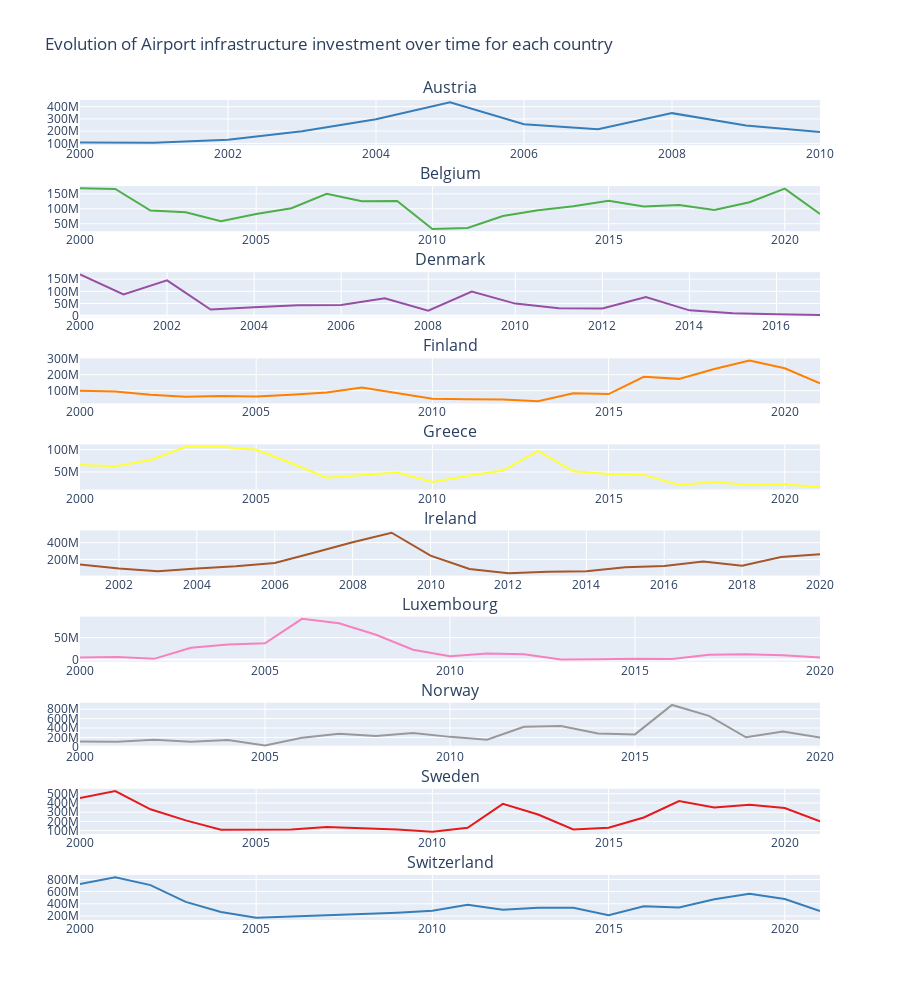

Source (notebook cell):
### Code cell
# Using plotly.express

import plotly.express as px
from plotly.subplots import make_subplots

# Specific variable = Airport infrastructure investment
selected_variable = 'Airport infrastructure investment'
data_variable = concatenate_date[concatenate_date['Variable'] == selected_variable]

# Set the style for Plotly Express
px.defaults.template = "plotly_dark"
fig = make_subplots(rows=len(data_variable['Country'].unique()), cols=1, subplot_titles=data_variable['Country'].unique())
colors = px.colors.qualitative.Set1
grouped_data = data_variable.groupby(['Country', 'Year']).mean().reset_index()

for i, country in enumerate(grouped_data['Country'].unique(), start=1):
    country_data = grouped_data[grouped_data['Country'] == country]
    color_index = i % len(colors)  # To cycle through colors for different countries
    fig.add_trace(px.line(country_data, x='Year', y='Value', color_discrete_sequence=[colors[color_index]], line_group='Country').data[0], row=i, col=1)

# Update the layout of the figure
fig.update_layout(height=1000, showlegend=False, title_text=f'Evolution of {selected_variable} over time for each country')
fig.show()

### Figure 1 — Plotly figure (JSON) as saved in the notebook; plotly's stock layout.template omitted (floating-point values rounded to 4 significant figures)
{"data": [{"hovertemplate": "Country=Austria<br>Year=%{x}<br>Value=%{y}<extra></extra>", "legendgroup": "", "line": {"color": "rgb(55,126,184)", "dash": "solid"}, "marker": {"symbol": "circle"}, "mode": "lines", "name": "", "orientation": "v", "showlegend": false, "type": "scatter", "x": [2000, 2001, 2002, 2003, 2004, 2005, 2006, 2007, 2008, 2009, 2010], "xaxis": "x", "y": [107700000.0, 104300000.0, 129900000.0, 198600000.0, 296500000.0, 436200000.0, 256600000.0, 216300000.0, 347200000.0, 246100000.0, 192100000.0], "yaxis": "y"}, {"hovertemplate": "Country=Belgium<br>Year=%{x}<br>Value=%{y}<extra></extra>", "legendgroup": "", "line": {"color": "rgb(77,175,74)", "dash": "solid"}, "marker": {"symbol": "circle"}, "mode": "lines", "name": "", "orientation": "v", "showlegend": false, "type": "scatter", "x": [2000, 2001, 2002, 2003, 2004, 2005, 2006, 2007, 2008, 2009, 2010, 2011, 2012, 2013, 2014, 2015, 2016, 2017, 2018, 2019, 2020, 2021], "xaxis": "x2", "y": [168400000.0, 166500000.0, 94030000.0, 88500000.0, 58840000.0, 82770000.0, 102100000.0, 150000000.0, 125200000.0, 126500000.0, 32720000.0, 35680000.0, 76210000.0, 95580000.0, 108700000.0, 127000000, 107600000.0, 113000000.0, 95730000.0, 122100000.0, 167400000.0, 82620000.0], "yaxis": "y2"}, {"hovertemplate": "Country=Denmark<br>Year=%{x}<br>Value=%{y}<extra></extra>", "legendgroup": "", "line": {"color": "rgb(152,78,163)", "dash": "solid"}, "marker": {"symbol": "circle"}, "mode": "lines", "name": "", "orientation": "v", "showlegend": false, "type": "scatter", "x": [2000, 2001, 2002, 2003, 2004, 2005, 2006, 2007, 2008, 2009, 2010, 2011, 2012, 2013, 2014, 2015, 2016, 2017], "xaxis": "x3", "y": [169100000.0, 86760000.0, 144700000.0, 25320000.0, 34430000.0, 43000000.0, 43390000.0, 71810000.0, 20890000.0, 99030000.0, 49610000.0, 30680000.0, 29490000.0, 76810000.0, 21880000.0, 9921000.0, 5763000.0, 2663000.0], "yaxis": "y3"}, {"hovertemplate": "Country=Finland<br>Year=%{x}<br>Value=%{y}<extra></extra>", "legendgroup": "", "line": {"color": "rgb(255,127,0)", "dash": "solid"}, "marker": {"symbol": "circle"}, "mode": "lines", "name": "", "orientation": "v", "showlegend": false, "type": "scatter", "x": [2000, 2001, 2002, 2003, 2004, 2005, 2006, 2007, 2008, 2009, 2010, 2011, 2012, 2013, 2014, 2015, 2016, 2017, 2018, 2019, 2020, 2021], "xaxis": "x4", "y": [99900000.0, 94490000.0, 75070000.0, 61940000.0, 66770000.0, 63530000.0, 75120000.0, 88420000.0, 119600000.0, 85890000.0, 49540500, 45710000.0, 44530000.0, 34420000.0, 84060000.0, 78866994, 186900000.0, 173900000.0, 236200000.0, 288700000.0, 240500000.0, 145900000.0], "yaxis": "y4"}, {"hovertemplate": "Country=Greece<br>Year=%{x}<br>Value=%{y}<extra></extra>", "legendgroup": "", "line": {"color": "rgb(255,255,51)", "dash": "solid"}, "marker": {"symbol": "circle"}, "mode": "lines", "name": "", "orientation": "v", "showlegend": false, "type": "scatter", "x": [2000, 2001, 2002, 2003, 2004, 2005, 2006, 2007, 2008, 2009, 2010, 2011, 2012, 2013, 2014, 2015, 2016, 2017, 2018, 2019, 2020, 2021], "xaxis": "x5", "y": [65820000.0, 62890000.0, 76920000.0, 106400000.0, 106600000.0, 99780000.0, 69470000.0, 37220000.0, 43060000.0, 48940000.0, 27750000.0, 41640000.0, 53150000.0, 97100000.0, 51680000.0, 45340000.0, 43590000.0, 20960000.0, 27440000.0, 20850000.0, 22780000.0, 16010000.0], "yaxis": "y5"}, {"hovertemplate": "Country=Ireland<br>Year=%{x}<br>Value=%{y}<extra></extra>", "legendgroup": "", "line": {"color": "rgb(166,86,40)", "dash": "solid"}, "marker": {"symbol": "circle"}, "mode": "lines", "name": "", "orientation": "v", "showlegend": false, "type": "scatter", "x": [2001, 2002, 2003, 2004, 2005, 2006, 2007, 2008, 2009, 2010, 2011, 2012, 2013, 2014, 2015, 2016, 2017, 2018, 2019, 2020], "xaxis": "x6", "y": [140400000.0, 93800000.0, 58950000.0, 93800000.0, 118988100, 158600000.0, 280400000.0, 404900000.0, 517700000.0, 245430000, 85980000.0, 34900000.0, 54020000.0, 59530000.0, 106000000, 123400000.0, 174900000.0, 124200000.0, 230100000.0, 261500000.0], "yaxis": "y6"}, {"hovertemplate": "Country=Luxembourg<br>Year=%{x}<br>Value=%{y}<extra></extra>", "legendgroup": "", "line": {"color": "rgb(247,129,191)", "dash": "solid"}, "marker": {"symbol": "circle"}, "mode": "lines", "name": "", "orientation": "v", "showlegend": false, "type": "scatter", "x": [2000, 2001, 2002, 2003, 2004, 2005, 2006, 2007, 2008, 2009, 2010, 2011, 2012, 2013, 2014, 2015, 2016, 2017, 2018, 2019, 2020], "xaxis": "x7", "y": [4636000.0, 5538000.0, 1536000.0, 26850000.0, 34520000.0, 36920000.0, 92900000.0, 82990000.0, 56490000.0, 22530000.0, 7715000.0, 13850000.0, 11800000.0, 180500.0, 470500.0, 1863808, 1072000.0, 11040000.0, 12010000.0, 9730000.0, 4513000.0], "yaxis": "y7"}, {"hovertemplate": "Country=Norway<br>Year=%{x}<br>Value=%{y}<extra></extra>", "legendgroup": "", "line": {"color": "rgb(153,153,153)", "dash": "solid"}, "marker": {"symbol": "circle"}, "mode": "lines", "name": "", "orientation": "v", "showlegend": false, "type": "scatter", "x": [2000, 2001, 2002, 2003, 2004, 2005, 2006, 2007, 2008, 2009, 2010, 2011, 2012, 2013, 2014, 2015, 2016, 2017, 2018, 2019, 2020], "xaxis": "x8", "y": [112500000.0, 107300000.0, 151100000.0, 107200000.0, 147200000.0, 27860000.0, 193800000.0, 280300000.0, 230600000.0, 296100000.0, 212300000.0, 152000000.0, 426400000.0, 441000000.0, 282000000.0, 265300000.0, 890900000.0, 659400000.0, 203400000.0, 326500000.0, 198600000.0], "yaxis": "y8"}, {"hovertemplate": "Country=Sweden<br>Year=%{x}<br>Value=%{y}<extra></extra>", "legendgroup": "", "line": {"color": "rgb(228,26,28)", "dash": "solid"}, "marker": {"symbol": "circle"}, "mode": "lines", "name": "", "orientation": "v", "showlegend": false, "type": "scatter", "x": [2000, 2001, 2002, 2003, 2004, 2005, 2006, 2007, 2008, 2009, 2010, 2011, 2012, 2013, 2014, 2015, 2016, 2017, 2018, 2019, 2020, 2021], "xaxis": "x9", "y": [454900000.0, 529300000.0, 331000000.0, 210600000.0, 110200000.0, 113300000.0, 110800000.0, 139400000.0, 126300000.0, 111400000.0, 88390000.0, 129500000.0, 390500000.0, 274300000.0, 113000000.0, 131300000.0, 242200000.0, 420300000.0, 350000000.0, 380200000.0, 344800000.0, 199700000.0], "yaxis": "y9"}, {"hovertemplate": "Country=Switzerland<br>Year=%{x}<br>Value=%{y}<extra></extra>", "legendgroup": "", "line": {"color": "rgb(55,126,184)", "dash": "solid"}, "marker": {"symbol": "circle"}, "mode": "lines", "name": "", "orientation": "v", "showlegend": false, "type": "scatter", "x": [2000, 2001, 2002, 2003, 2004, 2005, 2009, 2010, 2011, 2012, 2013, 2014, 2015, 2016, 2017, 2018, 2019, 2020, 2021], "xaxis": "x10", "y": [725800000.0, 837000000.0, 707100000.0, 432000000.0, 266200000.0, 171400000.0, 253300000.0, 286300000.0, 385400000.0, 300900000.0, 336700000.0, 333400000.0, 213600000.0, 358400000.0, 341100000.0, 476200000.0, 563900000.0, 477800000.0, 282900000.0], "yaxis": "y10"}], "layout": {"annotations": [{"font": {"size": 16}, "showarrow": false, "text": "Austria", "x": 0.5, "xanchor": "center", "xref": "paper", "y": 1, "yanchor": "bottom", "yref": "paper"}, {"font": {"size": 16}, "showarrow": false, "text": "Belgium", "x": 0.5, "xanchor": "center", "xref": "paper", "y": 0.895, "yanchor": "bottom", "yref": "paper"}, {"font": {"size": 16}, "showarrow": false, "text": "Denmark", "x": 0.5, "xanchor": "center", "xref": "paper", "y": 0.79, "yanchor": "bottom", "yref": "paper"}, {"font": {"size": 16}, "showarrow": false, "text": "Finland", "x": 0.5, "xanchor": "center", "xref": "paper", "y": 0.685, "yanchor": "bottom", "yref": "paper"}, {"font": {"size": 16}, "showarrow": false, "text": "Greece", "x": 0.5, "xanchor": "center", "xref": "paper", "y": 0.58, "yanchor": "bottom", "yref": "paper"}, {"font": {"size": 16}, "showarrow": false, "text": "Ireland", "x": 0.5, "xanchor": "center", "xref": "paper", "y": 0.475, "yanchor": "bottom", "yref": "paper"}, {"font": {"size": 16}, "showarrow": false, "text": "Luxembourg", "x": 0.5, "xanchor": "center", "xref": "paper", "y": 0.37, "yanchor": "bottom", "yref": "paper"}, {"font": {"size": 16}, "showarrow": false, "text": "Norway", "x": 0.5, "xanchor": "center", "xref": "paper", "y": 0.265, "yanchor": "bottom", "yref": "paper"}, {"font": {"size": 16}, "showarrow": false, "text": "Sweden", "x": 0.5, "xanchor": "center", "xref": "paper", "y": 0.16, "yanchor": "bottom", "yref": "paper"}, {"font": {"size": 16}, "showarrow": false, "text": "Switzerland", "x": 0.5, "xanchor": "center", "xref": "paper", "y": 0.055, "yanchor": "bottom", "yref": "paper"}], "height": 1000, "showlegend": false, "title": {"text": "Evolution of Airport infrastructure investment over time for each country"}, "xaxis": {"anchor": "y", "domain": [0, 1]}, "xaxis10": {"anchor": "y10", "domain": [0, 1]}, "xaxis2": {"anchor": "y2", "domain": [0, 1]}, "xaxis3": {"anchor": "y3", "domain": [0, 1]}, "xaxis4": {"anchor": "y4", "domain": [0, 1]}, "xaxis5": {"anchor": "y5", "domain": [0, 1]}, "xaxis6": {"anchor": "y6", "domain": [0, 1]}, "xaxis7": {"anchor": "y7", "domain": [0, 1]}, "xaxis8": {"anchor": "y8", "domain": [0, 1]}, "xaxis9": {"anchor": "y9", "domain": [0, 1]}, "yaxis": {"anchor": "x", "domain": [0.945, 1]}, "yaxis10": {"anchor": "x10", "domain": [0, 0.055]}, "yaxis2": {"anchor": "x2", "domain": [0.84, 0.895]}, "yaxis3": {"anchor": "x3", "domain": [0.735, 0.79]}, "yaxis4": {"anchor": "x4", "domain": [0.63, 0.685]}, "yaxis5": {"anchor": "x5", "domain": [0.525, 0.58]}, "yaxis6": {"anchor": "x6", "domain": [0.42, 0.475]}, "yaxis7": {"anchor": "x7", "domain": [0.315, 0.37]}, "yaxis8": {"anchor": "x8", "domain": [0.21, 0.265]}, "yaxis9": {"anchor": "x9", "domain": [0.105, 0.16]}}}
